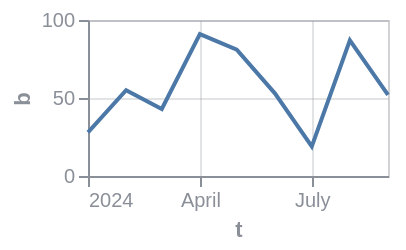

Source (Vega-Lite JSON):
### Vega specification from a JSON file in a GitHub repository (floating-point values rounded to 4 significant figures)
{"$schema": "https://vega.github.io/schema/vega/v6.json", "background": null, "padding": 5, "width": 150, "height": 78, "style": "cell", "data": [{"name": "source_0", "values": [{"a": "A", "b": 28, "c": 5, "g": "x", "t": "2024-01-01"}, {"a": "B", "b": 55, "c": 9, "g": "y", "t": "2024-02-01"}, {"a": "C", "b": 43, "c": 2, "g": "x", "t": "2024-03-01"}, {"a": "D", "b": 91, "c": 7, "g": "y", "t": "2024-04-01"}, {"a": "E", "b": 81, "c": 4, "g": "x", "t": "2024-05-01"}, {"a": "F", "b": 53, "c": 6, "g": "y", "t": "2024-06-01"}, {"a": "G", "b": 19, "c": 8, "g": "x", "t": "2024-07-01"}, {"a": "H", "b": 87, "c": 1, "g": "y", "t": "2024-08-01"}, {"a": "I", "b": 52, "c": 3, "g": "x", "t": "2024-09-01"}]}, {"name": "data_0", "source": "source_0", "transform": [{"type": "formula", "expr": "toDate(datum[\"t\"])", "as": "t"}]}], "marks": [{"name": "marks", "type": "line", "style": ["line"], "sort": {"field": "x"}, "from": {"data": "data_0"}, "encode": {"update": {"stroke": {"value": "#4c78a8"}, "description": {"signal": "\"t: \" + (timeFormat(datum[\"t\"], \"%b %d, %Y\")) + \"; b: \" + (format(datum[\"b\"], \"\"))"}, "x": {"scale": "x", "field": "t"}, "y": {"scale": "y", "field": "b"}, "defined": {"signal": "isValid(datum[\"t\"]) && isFinite(+datum[\"t\"]) && isValid(datum[\"b\"]) && isFinite(+datum[\"b\"])"}}}}], "scales": [{"name": "x", "type": "time", "domain": {"data": "data_0", "field": "t"}, "range": [0, {"signal": "width"}]}, {"name": "y", "type": "linear", "domain": {"data": "data_0", "field": "b"}, "range": [{"signal": "height"}, 0], "nice": true, "zero": true}], "axes": [{"scale": "x", "orient": "bottom", "gridScale": "y", "grid": true, "tickCount": {"signal": "ceil(width/40)"}, "domain": false, "labels": false, "aria": false, "maxExtent": 0, "minExtent": 0, "ticks": false, "zindex": 0}, {"scale": "y", "orient": "left", "gridScale": "x", "grid": true, "tickCount": {"signal": "ceil(height/40)"}, "domain": false, "labels": false, "aria": false, "maxExtent": 0, "minExtent": 0, "ticks": false, "zindex": 0}, {"scale": "x", "orient": "bottom", "grid": false, "title": "t", "labelFlush": true, "labelOverlap": true, "tickCount": {"signal": "ceil(width/40)"}, "zindex": 0}, {"scale": "y", "orient": "left", "grid": false, "title": "b", "labelOverlap": true, "tickCount": {"signal": "ceil(height/40)"}, "zindex": 0}], "config": {"axis": {"labelColor": "#8a8f98", "titleColor": "#8a8f98", "domainColor": "#8a8f98", "tickColor": "#8a8f98", "gridColor": "#8a8f98", "gridOpacity": 0.25}, "legend": {"labelColor": "#8a8f98", "titleColor": "#8a8f98"}, "style": {"cell": {"stroke": "#8a8f98", "strokeOpacity": 0.4}}}}
